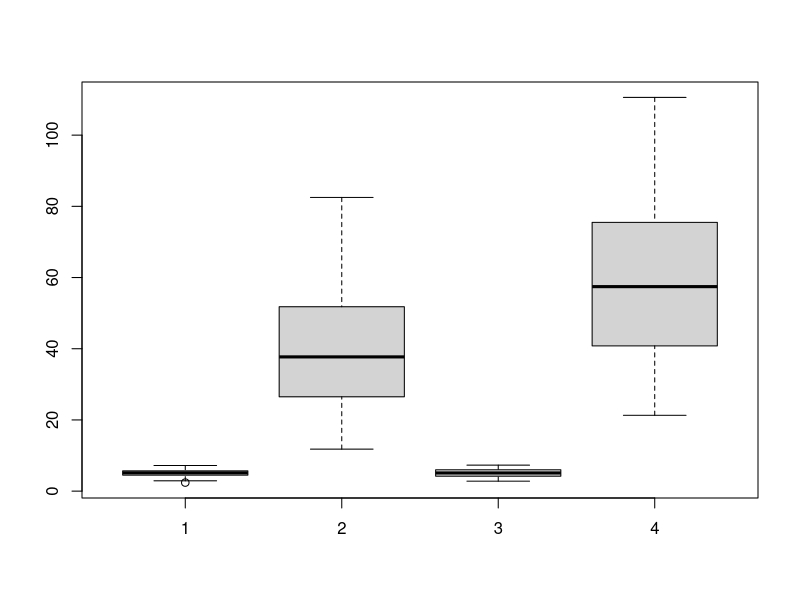

This chart was generated by the following R code:
#Question 1.Read in the file, making the gene accession numbers the row names. Show a table of values for the first six genes
list.files()
x<-read.table("data/gene_expression.tsv")
head(x)
str(x)
x <- read.table("data/gene_expression.tsv", header = TRUE)
head(x)
str(x)
x<- read.table("data/gene_expression.tsv", header = TRUE, stringsAsFactors = FALSE, row.names = 1)
head(x)
str(x)

x[1:6,1:2]
#Question 2. Make a new column which is the mean of the other columns. Show a table of values for the first six genes.
x$Mean_cal <- rowMeans(x)
head(x)
#Question 3. 
order(x$Mean_cal)
order(-x$Mean_cal)
x[order(-x$Mean_cal),]
Highest_mean <-x[order(-x$Mean_cal),]
head(Highest_mean,10)
#question4 
subset(x,Mean_cal<10)

#Question6. Import this csv file into an R object. What are the column names? 
y<- read.csv("data/growth_data.csv")
head(y)
str(y)
y <- read.csv("data/growth_data.csv", header = TRUE)
head(y)
y <- read.csv("data/growth_data.csv", header = TRUE, stringsAsFactors = FALSE)
head(y)
str(y)
subset(y,Site=="northeast")
NE <- subset(y,Site=="northeast")
SE <- subset(y,Site=="southwest")
head(NE)
head(SE)
#Name of the columns are- "site", "TreeID","Circumf_2004_cm", "Circumf_2009_cm", "Circumf_2014_cm " and "Circumf_2019_cm"

#Question7. Calculate the mean and standard deviation of tree circumference at the start and end of the study at both sites. 
mean(NE$Circumf_2004_cm)#for 
mean(NE$Circumf_2019_cm)
mean(SE$Circumf_2004_cm)
mean(SE$Circumf_2019_cm)
sd(NE$Circumf_2004_cm)
sd(NE$Circumf_2019_cm)
sd(NE$Circumf_2004_cm)
sd(NE$Circumf_2019_cm)
# Question 8.Make a box plot of tree circumference at the start and end of the study at both sites.
boxplot(NE$Circumf_2004_cm,NE$Circumf_2019_cm,SE$Circumf_2004_cm,SE$Circumf_2019_cm)

#Question 9. Calculate the mean growth over the past 10 years at each site.
